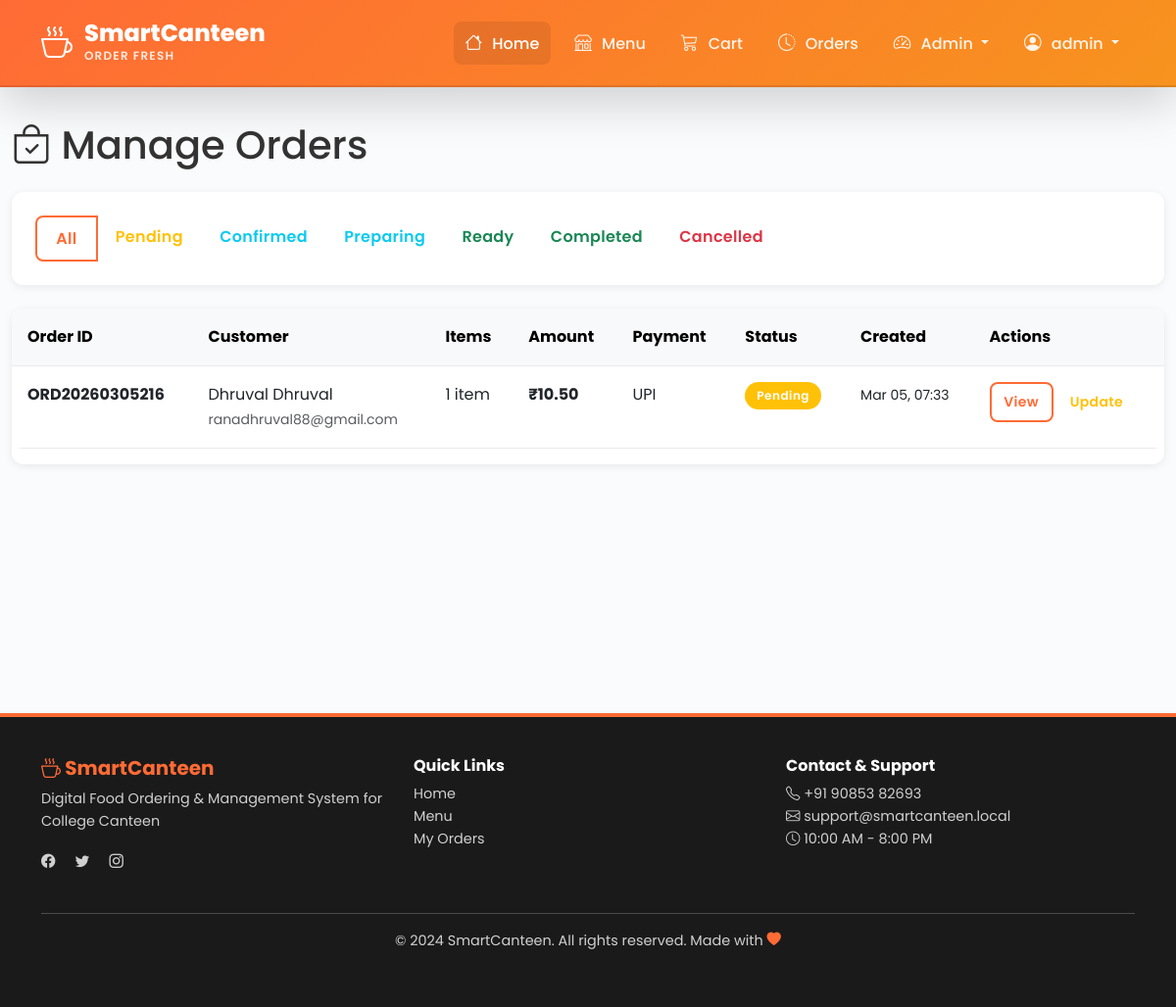
The app's page /management/orders/ (signed in) with its own data.
### canteen/models.py (models this page shows, shortened)
class Order(models.Model):
    STATUS_CHOICES = [
        ('pending', 'Pending'),
        ('confirmed', 'Confirmed'),
        ('preparing', 'Preparing'),
        ('ready', 'Ready for Pickup'),
        ('completed', 'Completed'),
        ('cancelled', 'Cancelled'),
    ]
    PAYMENT_METHOD_CHOICES = [
        ('cash', 'Cash Payment'),
        ('card', 'Card Payment'),
        ('upi', 'UPI'),
        ('wallet', 'Wallet'),
    ]
    user = models.ForeignKey(
        User,
        on_delete=models.CASCADE,
        related_name='orders'
    )
    order_id = models.CharField(max_length=20, unique=True, db_index=True)
    status = models.CharField(
        max_length=20,
        choices=STATUS_CHOICES,
        default='pending'
    )
    payment_method = models.CharField(
        max_length=20,
        choices=PAYMENT_METHOD_CHOICES,
        default='cash'
    )
    subtotal = models.DecimalField(
        max_digits=10,
        decimal_places=2,
        validators=[MinValueValidator(Decimal('0.00'))]
    )
    tax = models.DecimalField(
        max_digits=10,
        decimal_places=2,
        default=0,
        validators=[MinValueValidator(Decimal('0.00'))]
    )
    discount = models.DecimalField(
        max_digits=10,
        decimal_places=2,
        default=0,
        validators=[MinValueValidator(Decimal('0.00'))]
    )
    total_amount = models.DecimalField(
        max_digits=10,
        decimal_places=2,
        validators=[MinValueValidator(Decimal('0.00'))]
    )
    special_instructions = models.TextField(blank=True, null=True)
    created_at = models.DateTimeField(auto_now_add=True)
    updated_at = models.DateTimeField(auto_now=True)
    estimated_ready_time = models.DateTimeField(null=True, blank=True)
    completed_at = models.DateTimeField(null=True, blank=True)
    class Meta:
        db_table = 'order'
        verbose_name = 'Order'
        verbose_name_plural = 'Orders'
        ordering = ['-created_at']
        indexes = [
            models.Index(fields=['order_id']),
            models.Index(fields=['user', '-created_at']),
            models.Index(fields=['status']),
        ]

### canteen/views.py (the view)
# urls.py: path('management/orders/', views.manage_orders, name='manage_orders'),
@login_required(login_url='canteen:login')
@user_passes_test(is_admin_user)
def manage_orders(request):
    orders = Order.objects.all().select_related('user').prefetch_related('items').order_by('-created_at')
    status = request.GET.get('status')
    if status and status in dict(Order.STATUS_CHOICES):
        orders = orders.filter(status=status)
    paginator = Paginator(orders, 20)
    page_num = request.GET.get('page', 1)
    page_obj = paginator.get_page(page_num)
    context = {
        'page_obj': page_obj,
        'orders': page_obj.object_list,
        'statuses': Order.STATUS_CHOICES,
    }
    return render(request, 'canteen/admin/manage_orders.html', context)

### canteen/context_processors.py (called while the page is built)
def cart_context(request):
    cart_count = 0
    cart_total = 0
    if request.user.is_authenticated:
        try:
            cart = Cart.objects.get(user=request.user)
            cart_count = cart.get_total_items()
            cart_total = cart.get_total_price()
        except Cart.DoesNotExist:
            pass
    return {
        'cart_count': cart_count,
        'cart_total': cart_total,
    }

### canteen/views.py (called while the page is built)
def is_admin_user(user):
    return user.is_staff or user.is_superuser

### canteen/templates/canteen/admin/manage_orders.html (shortened to what this page needs)
{% extends 'canteen/base.html' %}
{% block content %}
<div class="container-fluid my-4">
    <h1 class="mb-4"><i class="bi bi-bag-check"></i> Manage Orders</h1>
    <div class="card mb-4">
        <div class="card-body">
            <div class="btn-group" role="group">
                <a href="?status=" class="btn btn-outline-primary">All</a>
                <a href="?status=pending" class="btn btn-outline-warning">Pending</a>
                <a href="?status=confirmed" class="btn btn-outline-info">Confirmed</a>
                <a href="?status=preparing" class="btn btn-outline-info">Preparing</a>
                <a href="?status=ready" class="btn btn-outline-success">Ready</a>
                <a href="?status=completed" class="btn btn-outline-success">Completed</a>
                <a href="?status=cancelled" class="btn btn-outline-danger">Cancelled</a>
            </div>
        </div>
    </div>
    <div class="card">
        <div class="table-responsive">
            <table class="table table-hover">
                <thead class="table-light">
                    <tr>
                        <th>Order ID</th>
                        <th>Customer</th>
                        <th>Items</th>
                        <th>Amount</th>
                        <th>Payment</th>
                        <th>Status</th>
                        <th>Created</th>
                        <th>Actions</th>
                    </tr>
                </thead>
                <tbody>
                    {% for order in orders %}
                        <tr>
                            <td><strong>{{ order.order_id }}</strong></td>
                            <td>
                                {{ order.user.get_full_name|default:order.user.username }}
                                <br>
                                <small class="text-muted">{{ order.user.email }}</small>
                            </td>
                            <td>
                                {{ order.items.count }} item{% if order.items.count != 1 %}s{% endif %}
                            </td>
                            <td class="fw-bold">₹{{ order.total_amount }}</td>
                            <td>{{ order.get_payment_method_display }}</td>
                            <td>
                                <span class="badge bg-{% if order.status == 'pending' %}warning{% elif order.status == 'completed' %}success{% elif order.status == 'cancelled' %}danger{% else %}info{% endif %}">
                                    {{ order.get_status_display }}
                                </span>
                            </td>
                            <td><small>{{ order.created_at|date:"M d, H:i" }}</small></td>
                            <td>
                                <a href="{% url 'canteen:admin_order_detail' order.order_id %}" class="btn btn-sm btn-outline-primary">View</a>
                                <a href="{% url 'canteen:update_order_status' order.order_id %}" class="btn btn-sm btn-outline-warning">Update</a>
                            </td>
                        </tr>
                    {% empty %}
                        <tr>
                            <td colspan="8" class="text-center text-muted py-4">No orders found</td>
                        </tr>
                    {% endfor %}
                </tbody>
            </table>
        </div>
    </div>
</div>
{% endblock %}

### canteen/templates/canteen/base.html (shortened to what this page needs)
<!DOCTYPE html>
<html lang="en">
<head>
    <link href="https://cdn.jsdelivr.net/npm/bootstrap@5.3.0/dist/css/bootstrap.min.css" rel="stylesheet">
    <link rel="stylesheet" href="https://cdn.jsdelivr.net/npm/bootstrap-icons@1.10.0/font/bootstrap-icons.css">
    {% load static %}
    <link rel="stylesheet" href="{% static 'css/style.css' %}">
</head>
<body>
    <nav class="navbar navbar-expand-lg navbar-dark fixed-top premium-header shadow-lg smart-navbar">
        <div class="container-lg">
            <a class="navbar-brand fw-bold" href="{% url 'canteen:home' %}">
                <div class="brand-logo-wrapper">
                    <i class="bi bi-cup-hot"></i>
                    <div>
                        <span class="brand-main">SmartCanteen</span>
                        <span class="brand-tagline">Order Fresh</span>
                    </div>
                </div>
            </a>
            <div class="collapse navbar-collapse" id="navbarNav">
                <ul class="navbar-nav ms-auto gap-1">
                    <li class="nav-item">
                        <a class="nav-link active" href="{% url 'canteen:home' %}">
                            <i class="bi bi-house"></i> Home
                        </a>
                    </li>
                    <li class="nav-item">
                        <a class="nav-link" href="{% url 'canteen:food_list' %}">
                            <i class="bi bi-shop"></i> Menu
                        </a>
                    </li>
                    {% if user.is_authenticated %}
                        <li class="nav-item">
                            <a class="nav-link position-relative" href="{% url 'canteen:cart' %}">
                                <i class="bi bi-cart3"></i> Cart
                            </a>
                        </li>
                        <li class="nav-item">
                            <a class="nav-link" href="{% url 'canteen:order_list' %}">
                                <i class="bi bi-clock-history"></i> Orders
                            </a>
                        </li>
                        {% if user.is_staff %}
                            <li class="nav-item dropdown">
                                <a class="nav-link dropdown-toggle" href="#" id="adminDropdown" role="button" data-bs-toggle="dropdown">
                                    <i class="bi bi-speedometer2"></i> Admin
                                </a>
                            </li>
                        {% endif %}
                        <li class="nav-item dropdown">
                            <a class="nav-link dropdown-toggle" href="#" id="userDropdown" role="button" data-bs-toggle="dropdown">
                                <i class="bi bi-person-circle"></i> {{ user.first_name|default:user.username }}
                            </a>
                        </li>
                    {% endif %}
                </ul>
            </div>
        </div>
    </nav>
    <div style="height: 80px;"></div>
    <main>
        {% block content %}{% endblock %}
    </main>
    <footer class="mt-5">
        <div class="container-lg">
            <div class="row">
                <div class="col-md-4 mb-4">
                    <h5 style="color: #FF6B35;"><i class="bi bi-cup-hot"></i> SmartCanteen</h5>
                    <p class="text-muted small">Digital Food Ordering & Management System for College Canteen</p>
                    <div class="mt-3">
                        <a href="https://www.facebook.com/" class="text-decoration-none text-muted me-3"><i class="bi bi-facebook"></i></a>
                        <a href="https://www.twitter.com/" class="text-decoration-none text-muted me-3"><i class="bi bi-twitter"></i></a>
                        <a href="https://www.instagram.com/" class="text-decoration-none text-muted"><i class="bi bi-instagram"></i></a>
                    </div>
                </div>
                <div class="col-md-4 mb-4">
                    <h6>Quick Links</h6>
                    <ul class="list-unstyled">
                        <li><a href="{% url 'canteen:home' %}" class="text-decoration-none text-muted small">Home</a></li>
                        <li><a href="{% url 'canteen:food_list' %}" class="text-decoration-none text-muted small">Menu</a></li>
                        <li><a href="{% url 'canteen:order_list' %}" class="text-decoration-none text-muted small">My Orders</a></li>
                    </ul>
                </div>
                <div class="col-md-4 mb-4">
                    <h6>Contact & Support</h6>
                    <p class="text-muted small">
                        <i class="bi bi-telephone"></i> +91 90853 82693<br>
                        <i class="bi bi-envelope"></i> support@smartcanteen.local<br>
                        <i class="bi bi-clock"></i> 10:00 AM - 8:00 PM
                    </p>
                </div>
            </div>
            <hr class="bg-secondary">
            <div class="text-center text-muted">
                <p class="small">&copy; 2024 SmartCanteen. All rights reserved. Made with <i class="bi bi-heart-fill" style="color: #FF6B35;"></i></p>
            </div>
        </div>
    </footer>
    {% load static %}
</body>
</html>

### canteen/static/css/style.css (style rules this page uses)
:root { --primary-color: #FF6B35; --secondary-color: #F7931E; --success-color: #1BB254; --danger-color: #DC3545; --warning-color: #FFC107; --info-color: #667eea; --light-color: #FAFBFC; --dark-color: #1A1A1A; --border-color: #E8EAED; --shadow-sm: 0 2px 8px rgba(0, 0, 0, 0.08); --shadow-md: 0 4px 16px rgba(0, 0, 0, 0.1); --shadow-lg: 0 8px 24px rgba(0, 0, 0, 0.12); }
* { margin: 0; padding: 0; box-sizing: border-box; }
html { scroll-behavior: smooth; height: 100%; }
body { font-family: 'Poppins', 'Segoe UI', Tahoma, Geneva, Verdana, sans-serif; background-color: var(--light-color); color: #333; line-height: 1.6; min-height: 100vh; display: flex; flex-direction: column; }
.smart-navbar { background: linear-gradient(135deg, var(--primary-color) 0%, var(--secondary-color) 100%); padding: 18px 0; border-bottom: 2px solid rgba(0, 0, 0, 0.1); z-index: 1030; }
.premium-header { box-shadow: 0 4px 20px rgba(0, 0, 0, 0.25); }
.navbar-brand { color: var(--primary-color) !important; margin-right: 2rem; padding: 0 !important; }
.brand-logo-wrapper { display: flex; align-items: center; gap: 12px; font-weight: 700; }
.brand-logo-wrapper i { font-size: 2rem; color: var(--primary-color); animation: pulse-icon 2s ease-in-out infinite; }
.brand-main { font-size: 1.5rem; color: var(--dark-color); display: block; line-height: 1.1; font-weight: 800; }
.brand-tagline { font-size: 0.75rem; color: var(--primary-color); font-weight: 600; text-transform: uppercase; letter-spacing: 1.2px; display: block; }
.nav-link { font-weight: 500; color: #666 !important; padding: 8px 12px !important; border-radius: 8px; transition: all 0.3s cubic-bezier(0.4, 0, 0.2, 1); position: relative; margin: 0 4px; }
.smart-navbar .navbar-brand, .smart-navbar .navbar-brand:hover { color: #ffffff !important; }
.smart-navbar .brand-logo-wrapper i { color: #ffffff; }
.smart-navbar .brand-main { color: #ffffff; }
.smart-navbar .brand-tagline { color: rgba(255, 255, 255, 0.85); }
.smart-navbar .nav-link { color: rgba(255, 255, 255, 0.9) !important; }
.smart-navbar .nav-link:hover, .smart-navbar .nav-link.active { color: #ffffff !important; background-color: rgba(0, 0, 0, 0.08); }
.smart-navbar .nav-link i { color: inherit; }
.nav-link.active { color: var(--primary-color) !important; background-color: rgba(255, 107, 53, 0.1); border-radius: 8px; }
.nav-link i { margin-right: 6px; font-size: 1.1rem; }
main { min-height: calc(100vh - 200px); padding: 20px 0; }
.card { border: none; border-radius: 12px; box-shadow: var(--shadow-sm); transition: all 0.3s cubic-bezier(0.4, 0, 0.2, 1); overflow: hidden; }
.card-body { padding: 1.5rem; }
.btn { border-radius: 8px; font-weight: 600; transition: all 0.3s ease; letter-spacing: 0.3px; border: none; padding: 0.6rem 1.2rem; }
.btn-outline-primary { border: 2px solid var(--primary-color); color: var(--primary-color); }
.btn-sm { padding: 0.5rem 0.8rem; font-size: 0.875rem; }
.badge { padding: 0.5rem 0.75rem; border-radius: 6px; font-weight: 600; font-size: 0.8rem; letter-spacing: 0.5px; }
footer { background-color: var(--dark-color); color: #E0E0E0; border-top: 4px solid var(--primary-color); margin-top: auto; padding-top: 2.5rem; padding-bottom: 2.5rem; }
footer h5, footer h6 { color: #ffffff; font-weight: 700; }
footer p, footer li, footer a { font-size: 0.9rem; }
footer a { color: #b3b3b3; transition: all 0.3s ease; }
footer .text-muted { color: #d0d0d0 !important; }
footer .small { font-size: 0.9rem; }
.shadow-lg { box-shadow: var(--shadow-lg); }
.table { background-color: white; border-radius: 10px; overflow: hidden; }
.badge { padding: 0.5rem 0.75rem; border-radius: 20px; font-weight: 600; font-size: 0.75rem; }
.table { border-collapse: collapse; }
.table thead { background-color: var(--light-color); }
.table td, .table th { padding: 1rem; border-bottom: 1px solid var(--border-color); }
.text-muted { color: #6c757d; }

### canteen/templates/canteen/base.html (style rules this page uses)
* { font-family: 'Poppins', sans-serif; }

### records on screen
Order: order_id "ORD20260305216", user.get_full_name "Dhruval Dhruval", user.email "ranadhruval88@gmail.com", items.count "1", total_amount "10.50", payment_method "UPI", status "Pending", created_at "Mar 05, 07:33"

### other values on screen
{{ user.first_name|default:user.username }} "admin"
